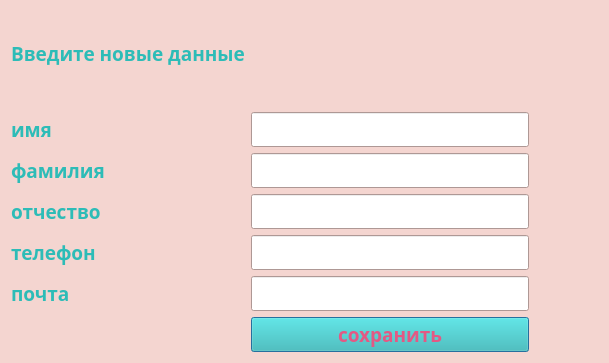
<?xml version="1.0" encoding="UTF-8"?>
<ui version="4.0">
 <class>change</class>
 <widget class="QDialog" name="change">
  <property name="geometry">
   <rect>
    <x>0</x>
    <y>0</y>
    <width>609</width>
    <height>363</height>
   </rect>
  </property>
  <property name="palette">
   <palette>
    <active>
     <colorrole role="WindowText">
      <brush brushstyle="SolidPattern">
       <color alpha="255">
        <red>45</red>
        <green>188</green>
        <blue>183</blue>
       </color>
      </brush>
     </colorrole>
     <colorrole role="Button">
      <brush brushstyle="SolidPattern">
       <color alpha="255">
        <red>45</red>
        <green>188</green>
        <blue>183</blue>
       </color>
      </brush>
     </colorrole>
     <colorrole role="Base">
      <brush brushstyle="SolidPattern">
       <color alpha="255">
        <red>255</red>
        <green>255</green>
        <blue>255</blue>
       </color>
      </brush>
     </colorrole>
     <colorrole role="Window">
      <brush brushstyle="SolidPattern">
       <color alpha="255">
        <red>244</red>
        <green>213</green>
        <blue>208</blue>
       </color>
      </brush>
     </colorrole>
    </active>
    <inactive>
     <colorrole role="WindowText">
      <brush brushstyle="SolidPattern">
       <color alpha="255">
        <red>45</red>
        <green>188</green>
        <blue>183</blue>
       </color>
      </brush>
     </colorrole>
     <colorrole role="Button">
      <brush brushstyle="SolidPattern">
       <color alpha="255">
        <red>45</red>
        <green>188</green>
        <blue>183</blue>
       </color>
      </brush>
     </colorrole>
     <colorrole role="Base">
      <brush brushstyle="SolidPattern">
       <color alpha="255">
        <red>255</red>
        <green>255</green>
        <blue>255</blue>
       </color>
      </brush>
     </colorrole>
     <colorrole role="Window">
      <brush brushstyle="SolidPattern">
       <color alpha="255">
        <red>244</red>
        <green>213</green>
        <blue>208</blue>
       </color>
      </brush>
     </colorrole>
    </inactive>
    <disabled>
     <colorrole role="WindowText">
      <brush brushstyle="SolidPattern">
       <color alpha="255">
        <red>190</red>
        <green>190</green>
        <blue>190</blue>
       </color>
      </brush>
     </colorrole>
     <colorrole role="Button">
      <brush brushstyle="SolidPattern">
       <color alpha="255">
        <red>45</red>
        <green>188</green>
        <blue>183</blue>
       </color>
      </brush>
     </colorrole>
     <colorrole role="Base">
      <brush brushstyle="SolidPattern">
       <color alpha="255">
        <red>244</red>
        <green>213</green>
        <blue>208</blue>
       </color>
      </brush>
     </colorrole>
     <colorrole role="Window">
      <brush brushstyle="SolidPattern">
       <color alpha="255">
        <red>244</red>
        <green>213</green>
        <blue>208</blue>
       </color>
      </brush>
     </colorrole>
    </disabled>
   </palette>
  </property>
  <property name="font">
   <font>
    <family>Sawasdee</family>
    <pointsize>14</pointsize>
    <weight>75</weight>
    <bold>true</bold>
   </font>
  </property>
  <property name="windowTitle">
   <string>Dialog</string>
  </property>
  <layout class="QGridLayout" name="gridLayout_2" rowstretch="2,1,1,1,1,1,1" columnstretch="2,3">
   <property name="topMargin">
    <number>0</number>
   </property>
   <property name="rightMargin">
    <number>80</number>
   </property>
   <item row="2" column="1">
    <widget class="QLineEdit" name="s_edit"/>
   </item>
   <item row="1" column="0">
    <widget class="QLabel" name="name">
     <property name="text">
      <string>имя</string>
     </property>
    </widget>
   </item>
   <item row="4" column="0">
    <widget class="QLabel" name="ph">
     <property name="text">
      <string>телефон</string>
     </property>
    </widget>
   </item>
   <item row="5" column="1">
    <widget class="QLineEdit" name="m_edit"/>
   </item>
   <item row="0" column="0">
    <widget class="QLabel" name="label">
     <property name="font">
      <font>
       <family>Sawasdee</family>
       <pointsize>14</pointsize>
       <weight>75</weight>
       <bold>true</bold>
       <underline>false</underline>
      </font>
     </property>
     <property name="text">
      <string>Введите новые данные</string>
     </property>
    </widget>
   </item>
   <item row="2" column="0">
    <widget class="QLabel" name="surn">
     <property name="text">
      <string>фамилия</string>
     </property>
    </widget>
   </item>
   <item row="5" column="0">
    <widget class="QLabel" name="mail">
     <property name="text">
      <string>почта</string>
     </property>
    </widget>
   </item>
   <item row="3" column="0">
    <widget class="QLabel" name="papa">
     <property name="text">
      <string>отчество</string>
     </property>
    </widget>
   </item>
   <item row="3" column="1">
    <widget class="QLineEdit" name="p_edit"/>
   </item>
   <item row="1" column="1">
    <widget class="QLineEdit" name="n_edit"/>
   </item>
   <item row="6" column="1">
    <widget class="QPushButton" name="pushButton">
     <property name="palette">
      <palette>
       <active>
        <colorrole role="ButtonText">
         <brush brushstyle="SolidPattern">
          <color alpha="255">
           <red>227</red>
           <green>89</green>
           <blue>132</blue>
          </color>
         </brush>
        </colorrole>
       </active>
       <inactive>
        <colorrole role="ButtonText">
         <brush brushstyle="SolidPattern">
          <color alpha="255">
           <red>227</red>
           <green>89</green>
           <blue>132</blue>
          </color>
         </brush>
        </colorrole>
       </inactive>
       <disabled>
        <colorrole role="ButtonText">
         <brush brushstyle="SolidPattern">
          <color alpha="255">
           <red>190</red>
           <green>190</green>
           <blue>190</blue>
          </color>
         </brush>
        </colorrole>
       </disabled>
      </palette>
     </property>
     <property name="text">
      <string>сохранить</string>
     </property>
    </widget>
   </item>
   <item row="4" column="1">
    <widget class="QLineEdit" name="lineEdit"/>
   </item>
  </layout>
 </widget>
 <resources/>
 <connections/>
</ui>
